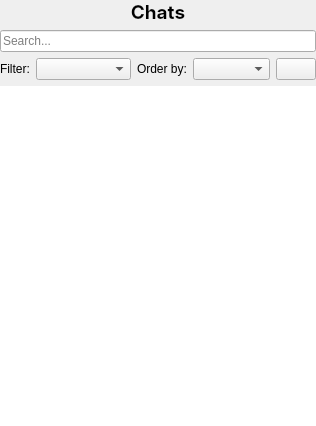
<?xml version="1.0" encoding="UTF-8"?>
<ui version="4.0">
 <class>ConversationsPage</class>
 <widget class="QWidget" name="ConversationsPage">
  <property name="geometry">
   <rect>
    <x>0</x>
    <y>0</y>
    <width>314</width>
    <height>426</height>
   </rect>
  </property>
  <property name="windowTitle">
   <string notr="true">Form</string>
  </property>
  <layout class="QVBoxLayout" name="verticalLayout">
   <property name="leftMargin">
    <number>0</number>
   </property>
   <property name="topMargin">
    <number>0</number>
   </property>
   <property name="rightMargin">
    <number>0</number>
   </property>
   <property name="bottomMargin">
    <number>0</number>
   </property>
   <item>
    <widget class="QLabel" name="chatsLabel">
     <property name="font">
      <font>
       <family>Inter</family>
       <pointsize>14</pointsize>
       <bold>true</bold>
      </font>
     </property>
     <property name="text">
      <string>Chats</string>
     </property>
     <property name="alignment">
      <set>Qt::AlignCenter</set>
     </property>
    </widget>
   </item>
   <item>
    <widget class="QLineEdit" name="searchBox">
     <property name="placeholderText">
      <string>Search...</string>
     </property>
     <property name="clearButtonEnabled">
      <bool>true</bool>
     </property>
    </widget>
   </item>
   <item>
    <widget class="QWidget" name="widget" native="true">
     <layout class="QHBoxLayout" name="horizontalLayout">
      <property name="leftMargin">
       <number>0</number>
      </property>
      <property name="topMargin">
       <number>0</number>
      </property>
      <property name="rightMargin">
       <number>0</number>
      </property>
      <property name="bottomMargin">
       <number>0</number>
      </property>
      <item>
       <widget class="QWidget" name="widget_2" native="true">
        <layout class="QHBoxLayout" name="horizontalLayout_2">
         <property name="leftMargin">
          <number>0</number>
         </property>
         <property name="topMargin">
          <number>0</number>
         </property>
         <property name="rightMargin">
          <number>0</number>
         </property>
         <property name="bottomMargin">
          <number>0</number>
         </property>
         <item>
          <widget class="QLabel" name="label">
           <property name="sizePolicy">
            <sizepolicy hsizetype="Maximum" vsizetype="Preferred">
             <horstretch>0</horstretch>
             <verstretch>0</verstretch>
            </sizepolicy>
           </property>
           <property name="text">
            <string>Filter:</string>
           </property>
          </widget>
         </item>
         <item>
          <widget class="QComboBox" name="threadTypeComboBox">
           <property name="placeholderText">
            <string notr="true">Thread type</string>
           </property>
          </widget>
         </item>
        </layout>
       </widget>
      </item>
      <item>
       <widget class="QWidget" name="widget_3" native="true">
        <layout class="QHBoxLayout" name="horizontalLayout_3">
         <property name="leftMargin">
          <number>0</number>
         </property>
         <property name="topMargin">
          <number>0</number>
         </property>
         <property name="rightMargin">
          <number>0</number>
         </property>
         <property name="bottomMargin">
          <number>0</number>
         </property>
         <item>
          <widget class="QLabel" name="label_2">
           <property name="sizePolicy">
            <sizepolicy hsizetype="Maximum" vsizetype="Preferred">
             <horstretch>0</horstretch>
             <verstretch>0</verstretch>
            </sizepolicy>
           </property>
           <property name="text">
            <string>Order by:</string>
           </property>
          </widget>
         </item>
         <item>
          <widget class="QComboBox" name="sortingMethodComboBox">
           <property name="placeholderText">
            <string notr="true">Order by</string>
           </property>
          </widget>
         </item>
         <item>
          <widget class="QPushButton" name="sortOrderButton">
           <property name="sizePolicy">
            <sizepolicy hsizetype="Maximum" vsizetype="Fixed">
             <horstretch>0</horstretch>
             <verstretch>0</verstretch>
            </sizepolicy>
           </property>
           <property name="text">
            <string/>
           </property>
           <property name="icon">
            <iconset resource="../../resources.qrc">
             <normaloff>:/resources/icon/silk/arrow_up.png</normaloff>:/resources/icon/silk/arrow_up.png</iconset>
           </property>
           <property name="flat">
            <bool>false</bool>
           </property>
          </widget>
         </item>
        </layout>
       </widget>
      </item>
     </layout>
    </widget>
   </item>
   <item>
    <widget class="QListWidget" name="conversationList">
     <property name="frameShape">
      <enum>QFrame::NoFrame</enum>
     </property>
     <property name="editTriggers">
      <set>QAbstractItemView::NoEditTriggers</set>
     </property>
     <property name="showDropIndicator" stdset="0">
      <bool>false</bool>
     </property>
     <property name="selectionBehavior">
      <enum>QAbstractItemView::SelectRows</enum>
     </property>
     <property name="verticalScrollMode">
      <enum>QAbstractItemView::ScrollPerPixel</enum>
     </property>
     <property name="horizontalScrollMode">
      <enum>QAbstractItemView::ScrollPerPixel</enum>
     </property>
     <property name="resizeMode">
      <enum>QListView::Adjust</enum>
     </property>
     <property name="spacing">
      <number>6</number>
     </property>
     <property name="uniformItemSizes">
      <bool>true</bool>
     </property>
     <property name="sortingEnabled">
      <bool>true</bool>
     </property>
    </widget>
   </item>
  </layout>
 </widget>
 <resources>
  <include location="../../resources.qrc"/>
 </resources>
 <connections/>
</ui>
